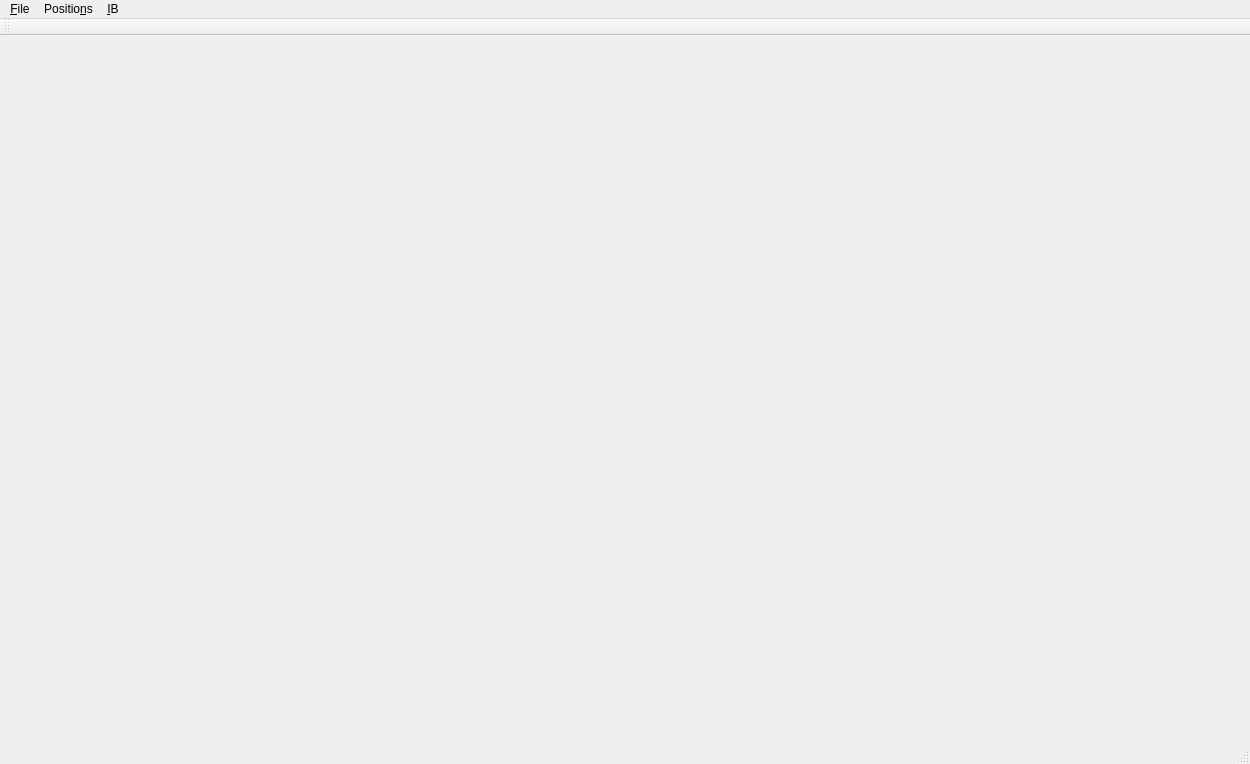
<?xml version="1.0" encoding="UTF-8"?>
<ui version="4.0">
 <class>MainWindow</class>
 <widget class="QMainWindow" name="MainWindow">
  <property name="geometry">
   <rect>
    <x>0</x>
    <y>0</y>
    <width>1250</width>
    <height>764</height>
   </rect>
  </property>
  <property name="windowTitle">
   <string>Interactive Brokers API</string>
  </property>
  <widget class="QWidget" name="centralWidget"/>
  <widget class="QMenuBar" name="menuBar">
   <property name="geometry">
    <rect>
     <x>0</x>
     <y>0</y>
     <width>1250</width>
     <height>20</height>
    </rect>
   </property>
   <property name="defaultUp">
    <bool>false</bool>
   </property>
   <widget class="QMenu" name="menu_File">
    <property name="title">
     <string>&amp;File</string>
    </property>
    <addaction name="action_New_Database"/>
    <addaction name="action_Save_Database"/>
    <addaction name="action_Open_Database"/>
    <addaction name="separator"/>
    <addaction name="action_quit"/>
   </widget>
   <widget class="QMenu" name="menuPositions">
    <property name="title">
     <string>Positio&amp;ns</string>
    </property>
    <addaction name="actionEdit_Options"/>
   </widget>
   <widget class="QMenu" name="menuIB">
    <property name="title">
     <string>&amp;IB</string>
    </property>
    <addaction name="action_Connect"/>
   </widget>
   <addaction name="menu_File"/>
   <addaction name="menuPositions"/>
   <addaction name="menuIB"/>
  </widget>
  <widget class="QToolBar" name="mainToolBar">
   <attribute name="toolBarArea">
    <enum>TopToolBarArea</enum>
   </attribute>
   <attribute name="toolBarBreak">
    <bool>false</bool>
   </attribute>
  </widget>
  <widget class="QStatusBar" name="statusBar"/>
  <action name="action_Open_Database">
   <property name="text">
    <string>&amp;Open Database</string>
   </property>
   <property name="shortcut">
    <string>Ctrl+O</string>
   </property>
  </action>
  <action name="action_New_Database">
   <property name="text">
    <string>&amp;New Database</string>
   </property>
   <property name="shortcut">
    <string>Ctrl+N</string>
   </property>
  </action>
  <action name="action_Save_Database">
   <property name="text">
    <string>&amp;Save Database</string>
   </property>
   <property name="shortcut">
    <string>Ctrl+S</string>
   </property>
  </action>
  <action name="action_quit">
   <property name="text">
    <string>&amp;Quit</string>
   </property>
   <property name="shortcut">
    <string>Ctrl+Q</string>
   </property>
  </action>
  <action name="actionEdit_Options">
   <property name="text">
    <string>Edit &amp;Options</string>
   </property>
  </action>
  <action name="action_Connect">
   <property name="text">
    <string>&amp;Connect</string>
   </property>
   <property name="shortcut">
    <string>Ctrl+Shift+C</string>
   </property>
  </action>
 </widget>
 <layoutdefault spacing="6" margin="11"/>
 <resources/>
 <connections>
  <connection>
   <sender>action_quit</sender>
   <signal>triggered()</signal>
   <receiver>MainWindow</receiver>
   <slot>close()</slot>
   <hints>
    <hint type="sourcelabel">
     <x>-1</x>
     <y>-1</y>
    </hint>
    <hint type="destinationlabel">
     <x>624</x>
     <y>381</y>
    </hint>
   </hints>
  </connection>
 </connections>
</ui>
